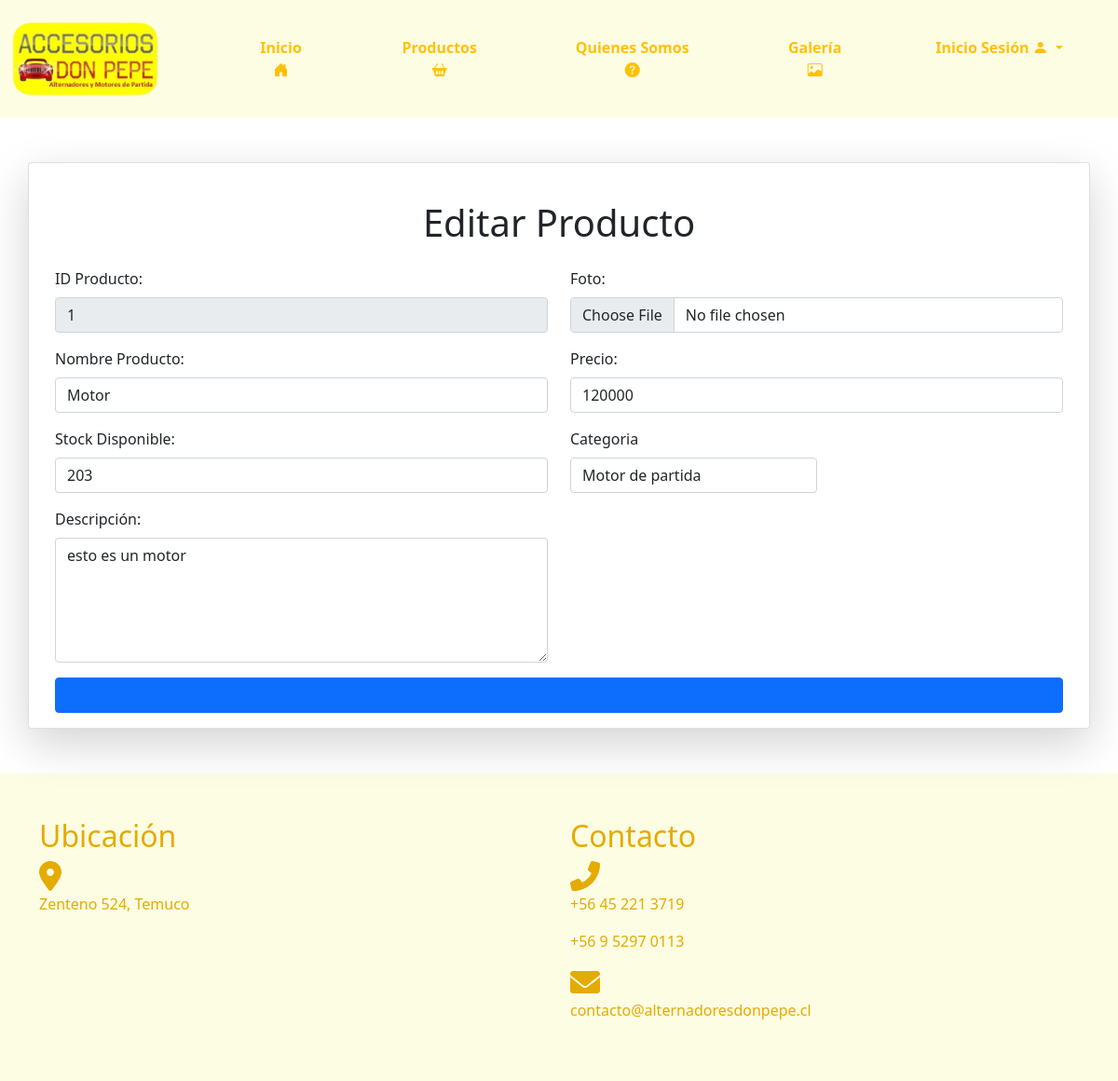
/editarproducto/1/, run on an earlier commit of the app's database.
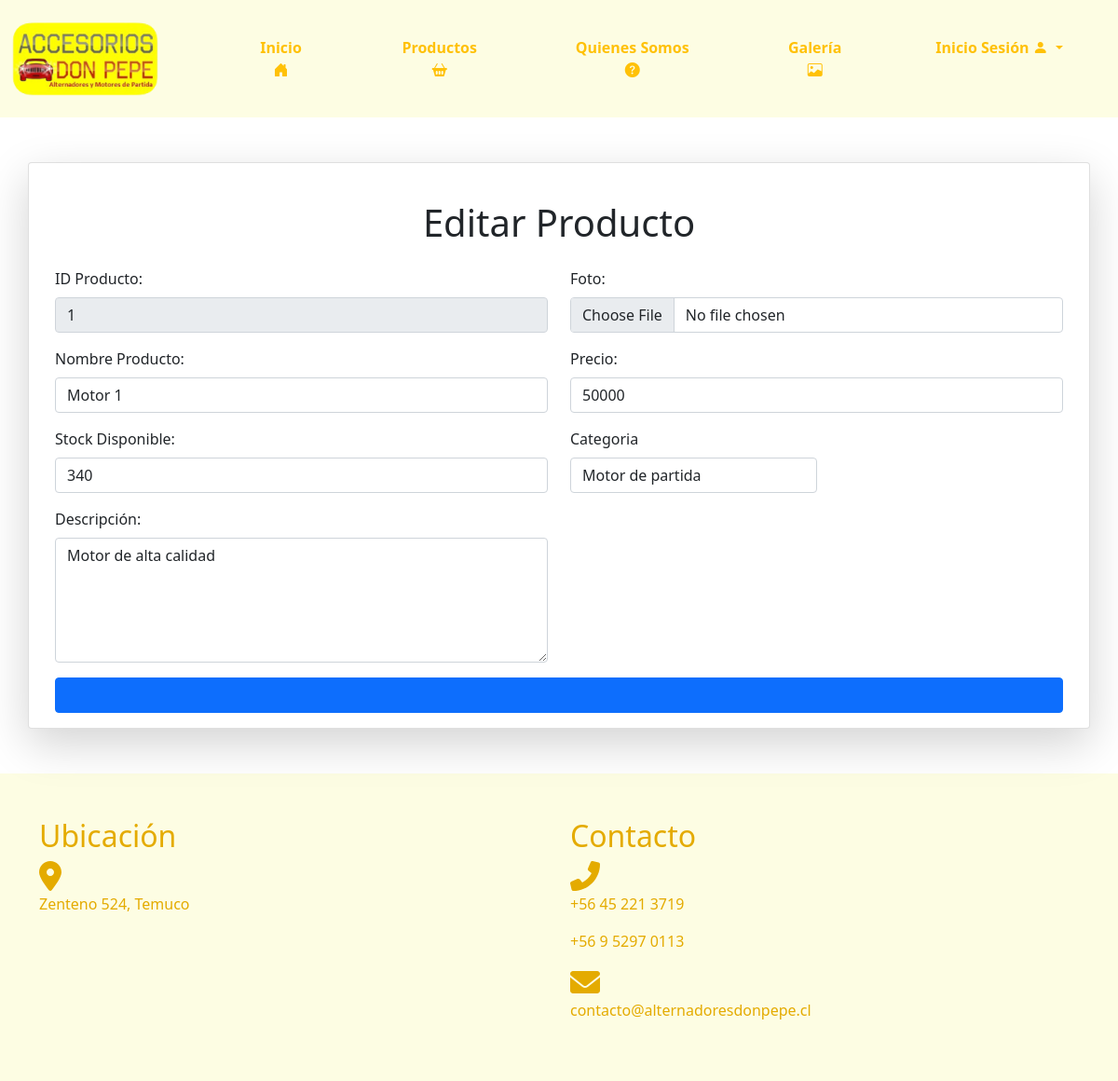
And on a later commit of the database.
### core/models.py (models this page shows, shortened)
class Producto(models.Model):
    codProducto = models.IntegerField(primary_key=True)
    nombreP = models.CharField(max_length=100)
    stock = models.IntegerField()
    descipcion = models.CharField(max_length=500)
    foto = models.ImageField(upload_to="productos")  # Directorio de destino para las imágenes de los productos
    precio = models.IntegerField()
    categoria = models.ForeignKey(Categoria, on_delete=models.CASCADE)

### core/views.py (the view)
# urls.py: path('editarproducto/<id_producto>/', editarproducto, name="editarproducto"),
def editarproducto(request, id_producto):
    producto = Producto.objects.get(codProducto = id_producto)
    listaCategoria = Categoria.objects.all()
    contexto = {
        "producto" : producto,
        "listacategoria" : listaCategoria
    }
    return render(request, 'core/editarproducto.html', contexto)

### core/templates/core/editarproducto.html (shortened to what the changed rows need)
{% load static %}
{% load custom_filters %}
<!DOCTYPE html>
<html lang="es">
<head>
    <link href="https://cdnjs.cloudflare.com/ajax/libs/font-awesome/6.0.0-beta3/css/all.min.css" rel="stylesheet">
    <link href="https://cdn.jsdelivr.net/npm/bootstrap@5.0.2/dist/css/bootstrap.min.css" rel="stylesheet">
    <link type="text/css" rel="stylesheet" href="{% static 'css/inicio.css' %}">
    <link href="https://cdn.jsdelivr.net/npm/bootstrap-icons/font/bootstrap-icons.css" rel="stylesheet">
</head>
<body>
    <div class="container my-5">
        <div class="row">
            <div class="card shadow-lg">
                <div class="card-body">
                    <br>
                    <h1 class="text-center mb-4">Editar Producto</h1>
                    <form action="{% url 'actualizaproducto' %}" id="ingresarForm" method="POST" enctype="multipart/form-data">
                        <div class="row">
                            <div class="col-md-6">
                                <div class="mb-3">
                                    <label for="id" class="form-label">ID Producto:</label>
                                    <input value="{{producto.codProducto}}" type="text" class="form-control" id="id" name="id" readonly>
                                </div>
                                <div class="mb-3">
                                    <label for="nombre" class="form-label">Nombre Producto:</label>
                                    <input value="{{producto.nombreP}}" type="text" class="form-control" id="nombre" name="nombre" required>
                                </div>
                                <div class="mb-3">
                                    <label for="stock" class="form-label">Stock Disponible:</label>
                                    <input value="{{producto.stock}}" type="number" class="form-control" id="stock" name="stock" required>
                                </div>
                                <div class="mb-3">
                                    <label for="descripcion" class="form-label">Descripción:</label>
                                    <textarea class="form-control" id="descripcion" name="descripcion" cols="30" rows="5">{{producto.descipcion}}</textarea required>
                                </div>
                            </div>
                            <div class="col-md-6">
                                <div class="mb-3">
                                    <label for="imagen" class="form-label">Foto:</label>
                                    <input value="{{producto.foto.url}}" type="file" class="form-control" id="imagen" name="imagen">
                                </div>
                                <div class="mb-3">
                                    <label for="precio" class="form-label">Precio:</label>
                                    <input value="{{ producto.precio}}" type="number" class="form-control" id="precio" name="precio" required>
                                </div>
                            </div>
                        </div>
                    </form>
                </div>
            </div>
        </div>
    </div>
   <div class="container-fluid py-5" style="background-color: #fdfde3; color: #e4ab00;">
    <div class="container">
        <div class="row">
            <div class="col-md-6">
                <h2>Ubicación</h2>
            </div>
            <div class="col-md-6">
                <h2>Contacto</h2>
            </div>
        </div>
    </div>
</body>
</html>

What changed in the data, as far as the page shows it:
changed Producto id 1: nombre "Motor" → "Motor 1"; stock "203" → "340"; descripcion "esto es un motor" → "Motor de alta calidad"; precio "120000" → "50000"
